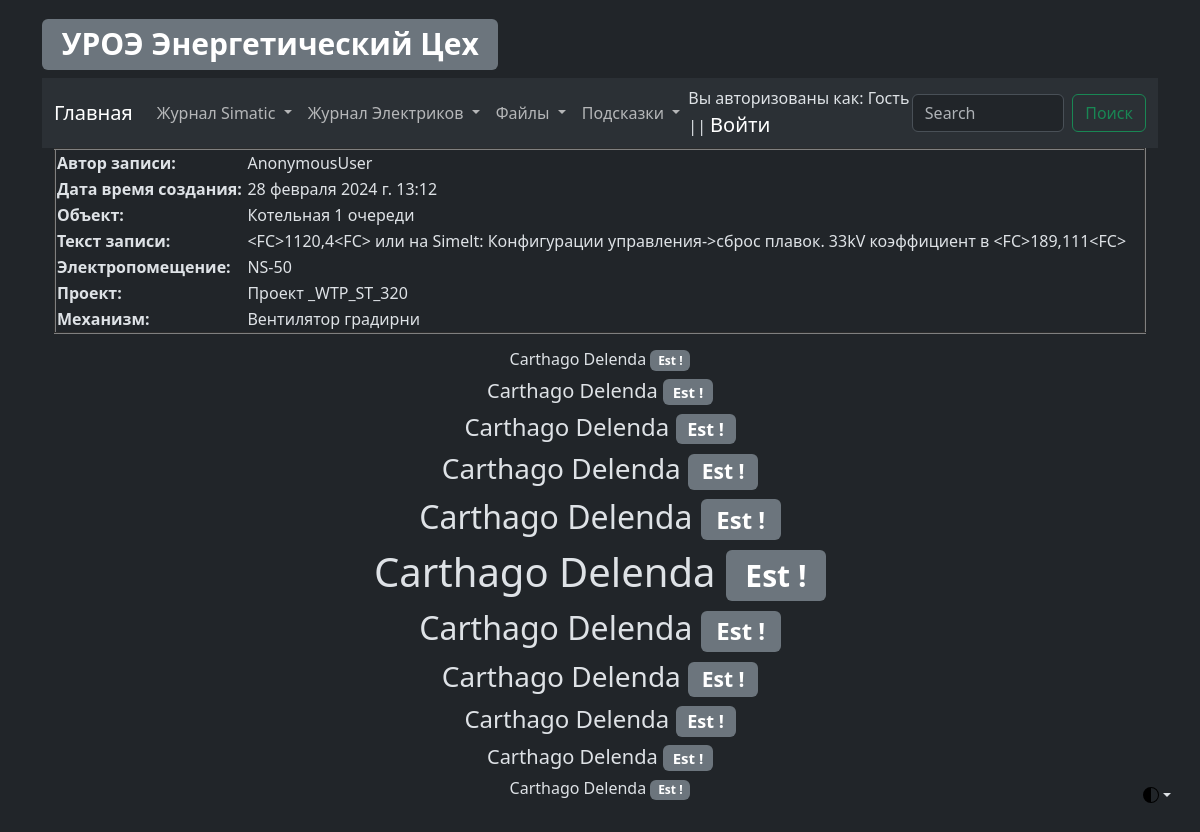
/as/as_log_view/details/log/6, run on an earlier commit of the app's database.
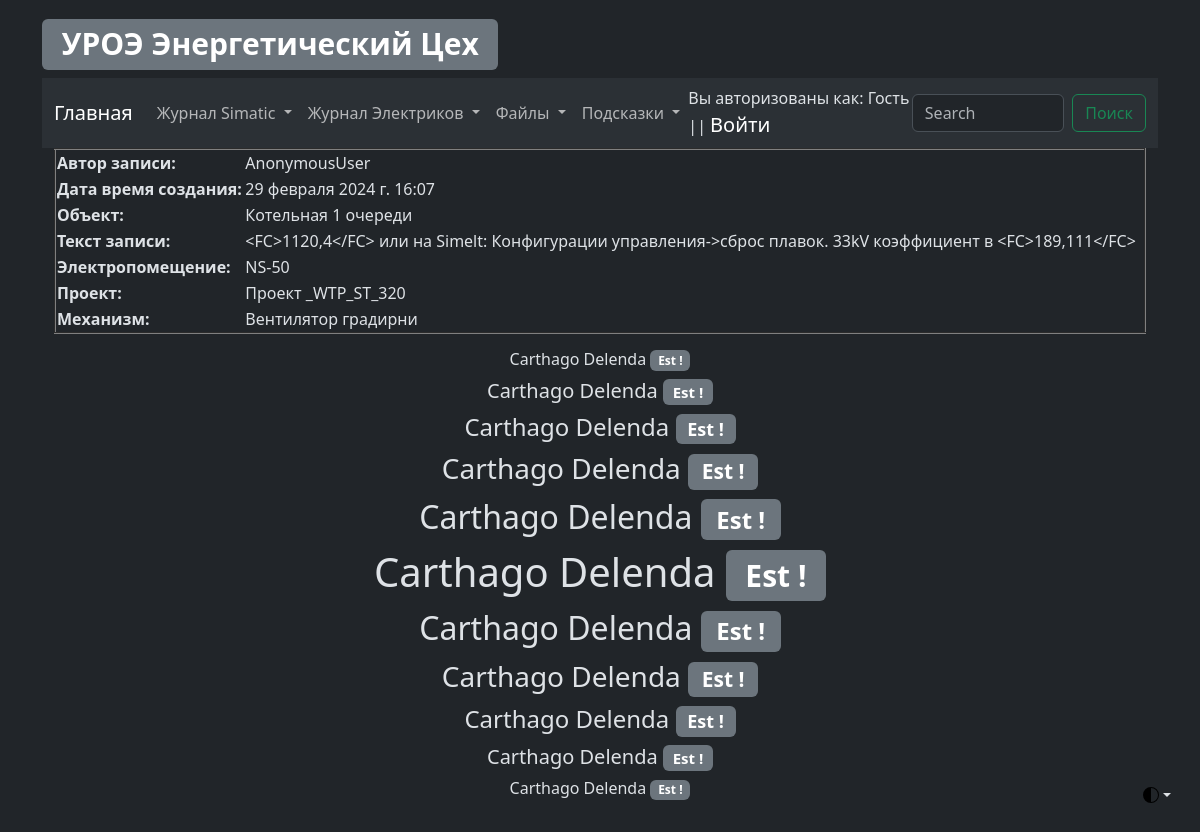
And on a later commit of the database.
### as/models.py (models this page shows, shortened)
class ASLog(models.Model):
    record_text_title = models.CharField(
        verbose_name="Заголовок записи", max_length=100
    )
    record_text_full = models.TextField(verbose_name="Текст записи", max_length=9999)
    record_author = models.CharField(verbose_name="Автор записи", max_length=100)
    record_change_location_plc = models.BooleanField(
        verbose_name="Изменение в PLC", default=False
    )
    record_change_location_hmi = models.BooleanField(
        verbose_name="Изменение в HMI", default=False
    )
    record_data_create = models.DateTimeField(
        verbose_name="Дата создания записи", auto_now=True
    )
    record_object = models.ForeignKey(
        EncObject,
        related_name="as_log_object",
        on_delete=models.CASCADE,
        blank=True,
        verbose_name="Объект",
    )
    record_electrical_room = models.ForeignKey(
        EncElectricalRoom,
        related_name="as_log_electrical_room",
        on_delete=models.CASCADE,
        blank=True,
        verbose_name="Электропомещение",
    )
    record_project = models.ForeignKey(
        EncProject,
        related_name="as_log_project",
        on_delete=models.CASCADE,
        blank=True,
        verbose_name="Проект",
    )
    record_mechanism = models.ForeignKey(
        EncMechanism,
        related_name="as_log_mechanism",
        on_delete=models.CASCADE,
        blank=True,
        verbose_name="Механизм",
    )
    class Meta:
        verbose_name = "Запись Simatic"
        verbose_name_plural = "Записи Simatic"

### Enc_object/models.py (models this page shows, shortened)
class EncObject(models.Model):
    title = models.CharField(verbose_name="Объект", max_length=100)
    title_description = models.CharField(
        verbose_name="Описание объекта", max_length=100
    )
    slug = models.SlugField(max_length=50, unique=True)
    def __str__(self):
        return f"{self.title}"
    class Meta:
        verbose_name = "Объект"
        verbose_name_plural = "Объекты"

class EncElectricalRoom(models.Model):
    title = models.CharField(verbose_name="Электропомещение", max_length=100)
    title_description = models.CharField(
        verbose_name="Описание Электропомещения", max_length=100
    )
    slug = models.SlugField(max_length=50, unique=True)
    def __str__(self):
        return f"{self.title}"
    class Meta:
        verbose_name = "Электропомещение"
        verbose_name_plural = "Электропомещения"

class EncProject(models.Model):
    title = models.CharField(verbose_name="Проект", max_length=100)
    title_description = models.CharField(
        verbose_name="Описание проекта", max_length=100
    )
    slug = models.SlugField(max_length=50, unique=True)
    def __str__(self):
        return f"{self.title}"
    class Meta:
        verbose_name = "Проект"
        verbose_name_plural = "Проекты"

class EncMechanism(models.Model):
    title = models.CharField(verbose_name="Механизм", max_length=100)
    title_description = models.CharField(
        verbose_name="Описание механизма", max_length=100
    )
    slug = models.SlugField(max_length=50, unique=True)
    def __str__(self):
        return f"{self.title}"
    class Meta:
        verbose_name = "Механизм"
        verbose_name_plural = "Механизмы"

### as/views.py (the view)
class ASLogViewDetails(DetailView):
    model = ASLog
    context_object_name = "log_view_details"

### as/templates/as/aslog_detail.html (shortened to what this page needs)
{% extends 'template_0.html' %}
{% block ASLogViewDetails %}
<table align="center" border="2px" width="100%">
    <tr>
        <th>Автор записи:</th>
        <td>{{ log_view_details.record_author }}</td>
    </tr>
    <tr>
        <th>Дата время создания:</th>
        <td>{{ log_view_details.record_data_create }}</td>
    </tr>
    <tr>
        <th>Объект:</th>
        <td>{{ log_view_details.record_object }}</td>
    </tr>
    <tr>
        <th>Текст записи:</th>
        <td>{{ log_view_details.record_text_full }}</td>
    </tr>
    <tr>
        <th>Электропомещение:</th>
        <td>{{ log_view_details.record_electrical_room }}</td>
    </tr>
    <tr>
        <th>Проект:</th>
        <td>{{ log_view_details.record_project }}</td>
    </tr>
    <tr>
        <th>Механизм:</th>
        <td>{{ log_view_details.record_mechanism }}</td>
    </tr>
</table>
{% endblock %}

What changed in the data, as far as the page shows it:
changed ASLog "AnonymousUser": record_data_create "28 февраля 2024 г. 13:12" → "29 февраля 2024 г. 16:07"; record_text_full "<FC>1120,4<FC> или на Simelt: Конфигурации управления->сброс плавок. 33kV коэффициент в <FC>189,111<FC>" → "<FC>1120,4</FC> или на Simelt: Конфигурации управления->сброс плавок. 33kV коэффициент в <FC>189,111</FC>"
